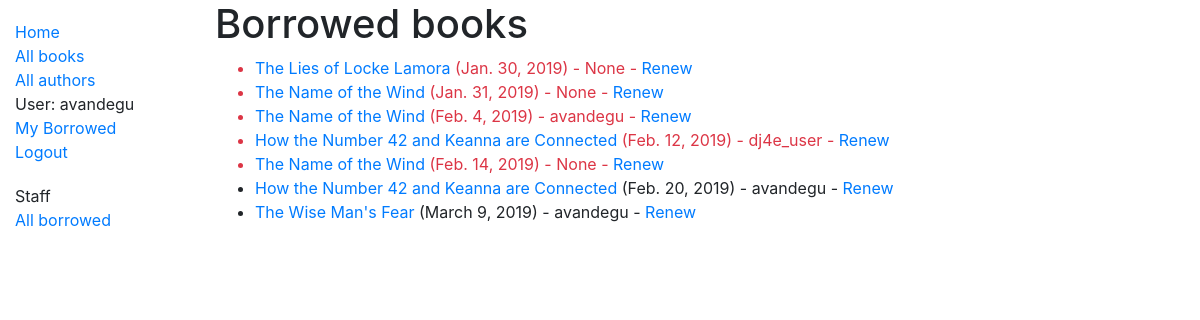
/catalog/borrowed/ (signed in), run on an earlier commit of the app's database.
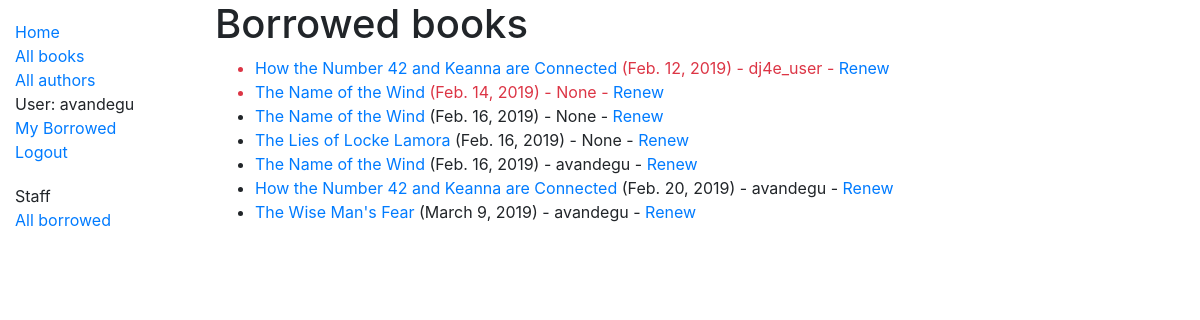
And on a later commit of the database.
### catalog/models.py (models this page shows, shortened)
class BookInstance(models.Model):
    id = models.UUIDField(primary_key=True, default=uuid.uuid4, help_text='Unique ID for this particular book across whole library')
    book = models.ForeignKey('Book', on_delete=models.SET_NULL, null=True)
    imprint = models.CharField(max_length=200)
    due_back = models.DateField(null=True, blank=True)
    LOAN_STATUS = (
        ('m', 'Maintenance'),
        ('o', 'On loan'),
        ('a', 'Available'),
        ('r', 'Reserved'),
    )
    borrower = models.ForeignKey(User, on_delete=models.SET_NULL, null=True, blank=True)
    status = models.CharField(
        max_length=1,
        choices=LOAN_STATUS,
        blank=True,
        default='m',
        help_text='Book availability',
    )
    class Meta:
        ordering = ['due_back']
        permissions = (("can_mark_returned", "Set book as returned"),)
    @property
    def is_overdue(self):
        if self.due_back and date.today() > self.due_back:
            return True
        return False

class Book(models.Model):
    title = models.CharField(max_length=200)
    author = models.ForeignKey('Author', on_delete=models.SET_NULL, null=True)
    summary = models.TextField(max_length=1000, help_text='Enter a brief description of the book')
    isbn = models.CharField('ISBN', max_length=13, help_text='13 Character <a href="https://www.isbn-international.org/content/what-isbn">ISBN number</a>')
    genre = models.ManyToManyField(Genre, help_text='Select a genre for this book')

### catalog/views.py (the view)
# urls.py: path('borrowed/', views.LoanedBooksAll.as_view(), name='all-borrowed'),
class LoanedBooksAll(PermissionRequiredMixin,generic.ListView):
    permission_required = 'catalog.can_mark_returned'
    model = BookInstance
    template_name ='catalog/bookinstance_all_borrowed.html'
    paginate_by = 10
    def get_queryset(self):
        return BookInstance.objects.filter(status__exact='o').order_by('due_back')

### catalog/templates/catalog/bookinstance_all_borrowed.html
{% extends "base_generic.html" %}
{% block content %}
    <h1>Borrowed books</h1>
    {% if bookinstance_list %}
    <ul>
      {% for bookinst in bookinstance_list %}
      <li class="{% if bookinst.is_overdue %}text-danger{% endif %}">
          <a href="{% url 'book-detail' bookinst.book.pk %}">{{bookinst.book.title}}</a> ({{ bookinst.due_back }}) - {{bookinst.borrower}} {% if perms.catalog.can_mark_returned %}- <a href="{% url 'renew-book-librarian' bookinst.id %}">Renew</a>  {% endif %}
      </li>
      {% endfor %}
    </ul>
    {% else %}
      <p>There are no books borrowed.</p>
    {% endif %}
{% endblock %}

### catalog/templates/base_generic.html (shortened to what this page needs)
<!DOCTYPE html>
<html lang="en">
<head>
  <link rel="stylesheet" href="https://stackpath.bootstrapcdn.com/bootstrap/4.1.3/css/bootstrap.min.css">
  {% load static %}
  <link rel="stylesheet" href="{% static 'css/styles.css' %}">
</head>
<body>
  <div class="container-fluid">
    <div class="row">
      <div class="col-sm-2">
      {% block sidebar %}
        <ul class="sidebar-nav">
          <li><a href="{% url 'index' %}">Home</a></li>
          <li><a href="{% url 'books' %}">All books</a></li>
          <li><a href="{% url 'authors'  %}">All authors</a></li>
          {% if user.is_authenticated %}
            <li>User: {{ user.get_username }}</li>
            <li><a href="{% url 'my-borrowed' %}">My Borrowed</a></li>
            <li><a href="{% url 'logout'%}?next={{request.path}}">Logout</a></li>
          {% else %}
            <li><a href="{% url 'login'%}?next={{request.path}}">Login</a></li>
          {% endif %}
        </ul>
          {% if perms.catalog.can_mark_returned %}
           <ul class="sidebar-nav">
            <li>Staff</li>
            <li><a href="{% url 'all-borrowed'%}">All borrowed</a></li>
           </ul>
          {% endif %}
     {% endblock %}
      </div>
      <div class="col-sm-10 ">{% block content %}{% endblock %}</div>
    </div>
  </div>
</body>
</html>

### catalog/static/css/styles.css (style rules this page uses)
.sidebar-nav { margin-top: 20px; padding: 0; list-style: none; }

What changed in the data, as far as the page shows it:
changed BookInstance (number 3 of 7 on the later page): due_back "Jan. 31, 2019" → "Feb. 16, 2019"; moves down the list
changed BookInstance "The Lies of Locke Lamora": due_back "Jan. 30, 2019" → "Feb. 16, 2019"; moves down the list
changed BookInstance (number 5 of 7 on the later page): due_back "Feb. 4, 2019" → "Feb. 16, 2019"; moves down the list
